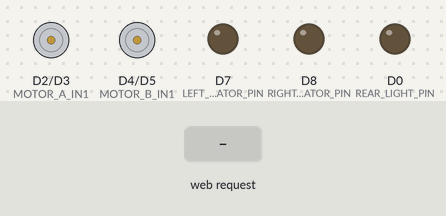
Bench run of a sketch on a simulated ESP8266 (NodeMCU). Shown: motor-driver pin pairs drawn as motors (green arrow = first pin HIGH = forward, orange = second pin HIGH = backward, longer = more drive, scaled by the enable pin), output pins drawn as LEDs (lit = HIGH). Dashed ring = blinking. Inputs (shaded band) come from the test bench. WiFi joins after 1.5 s; servers stay silent unless stated; what the sketch prints to the serial monitor is not drawn.

Above: at 2.7 s.
2.8 s: HTTP request GET /car?a=1 received
At 3.3 s:
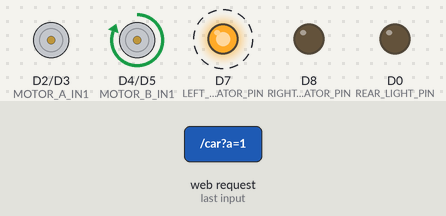
5.8 s: HTTP request GET /control?left=1 received
At 6.5 s:
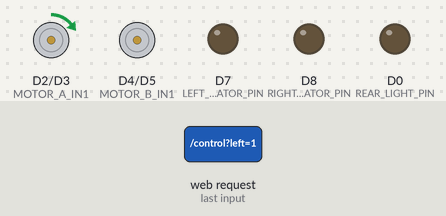
7.3 s: HTTP request GET /control?left=120 received
At 8.5 s:
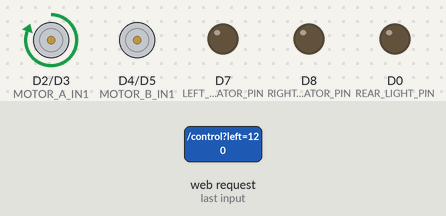
8.8 s: HTTP request GET /control?a=1&left=1&right=1 received
At 9.8 s:
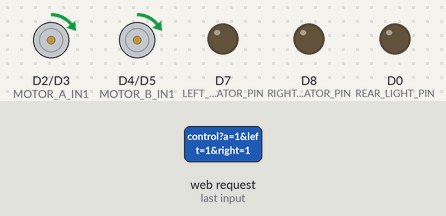
10.3 s: HTTP request GET /control?right=120 received
At 10.9 s:
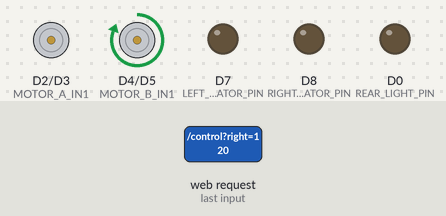
11.8 s: HTTP request GET /car?a=1&left=1&right=1 received
At 12.1 s:
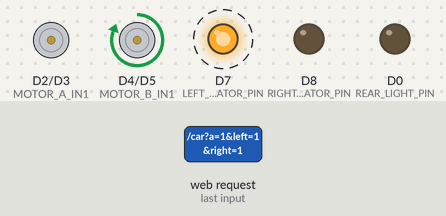
Timing chart, 0 to 15.8 s (numbered marks = the images above; inputs shaded):
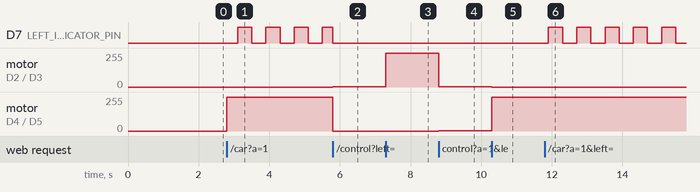

The sketch:

Hunter2.ino
```cpp
#include <ESP8266WiFi.h>
#include <ESP8266WebServer.h>

#include "src/config.h"
#include "src/motor_control.h"
#include "src/lights.h"
#include "src/web_interface.h"
#include "src/wifi_manager.h"

ESP8266WebServer server(80);

MotorController motors;
VehicleLights lights;
WebInterface web(server, motors, lights);

void setup() {
    Serial.begin(115200);

    motors.begin();
    lights.begin();

    connectToWiFi();

    web.begin();
    server.begin();

    Serial.println("HTTP server started");
}

void loop() {
    server.handleClient();
    lights.update();
}
```

secrets.h
```cpp
#pragma once

// Copy this file to secrets.h and enter your Wi-Fi credentials.
// Do not commit secrets.h to a public repository.
#define WIFI_SSID "EECS"
#define WIFI_PASSWORD "62996299"
```

lights.cpp
```cpp
#include "lights.h"
#include "config.h"

void VehicleLights::begin() {
  pinMode(LEFT_INDICATOR_PIN, OUTPUT);
  pinMode(RIGHT_INDICATOR_PIN, OUTPUT);
  pinMode(REAR_LIGHT_PIN, OUTPUT);

  digitalWrite(LEFT_INDICATOR_PIN, LOW);
  digitalWrite(RIGHT_INDICATOR_PIN, LOW);
  digitalWrite(REAR_LIGHT_PIN, LOW);
}

void VehicleLights::setIndicators(bool left, bool right) {
  leftEnabled = left;
  rightEnabled = right;

  if (!leftEnabled && !rightEnabled) {
    indicatorsOn = false;
    digitalWrite(LEFT_INDICATOR_PIN, LOW);
    digitalWrite(RIGHT_INDICATOR_PIN, LOW);
  }
}

void VehicleLights::setRearLight(bool enabled) {
  rearEnabled = enabled;
  digitalWrite(REAR_LIGHT_PIN, rearEnabled ? HIGH : LOW);
}

void VehicleLights::update() {
  const unsigned long now = millis();

  if (now - lastToggle < INDICATOR_INTERVAL_MS) {
    return;
  }

  lastToggle = now;
  indicatorsOn = !indicatorsOn;

  digitalWrite(LEFT_INDICATOR_PIN,
               leftEnabled && indicatorsOn ? HIGH : LOW);
  digitalWrite(RIGHT_INDICATOR_PIN,
               rightEnabled && indicatorsOn ? HIGH : LOW);
}
```

lights.h
```cpp
#pragma once

#include <Arduino.h>

class VehicleLights {
public:
  void begin();
  void setIndicators(bool left, bool right);
  void setRearLight(bool enabled);
  void update();

private:
  bool leftEnabled = false;
  bool rightEnabled = false;
  bool rearEnabled = false;
  bool indicatorsOn = false;
  unsigned long lastToggle = 0;
};
```

motor_control.cpp
```cpp
#include "motor_control.h"
#include "config.h"

void MotorController::begin() {
  pinMode(MOTOR_A_PWM, OUTPUT);
  pinMode(MOTOR_A_IN1, OUTPUT);
  pinMode(MOTOR_A_IN2, OUTPUT);

  pinMode(MOTOR_B_PWM, OUTPUT);
  pinMode(MOTOR_B_IN1, OUTPUT);
  pinMode(MOTOR_B_IN2, OUTPUT);

  stop();
}

void MotorController::setMotorSpeeds(
    uint8_t speedA, uint8_t inA1, uint8_t inA2,
    uint8_t speedB, uint8_t inB1, uint8_t inB2) {
  analogWrite(MOTOR_A_PWM, speedA);
  analogWrite(MOTOR_B_PWM, speedB);

  digitalWrite(MOTOR_A_IN1, inA1);
  digitalWrite(MOTOR_A_IN2, inA2);
  digitalWrite(MOTOR_B_IN1, inB1);
  digitalWrite(MOTOR_B_IN2, inB2);
}

void MotorController::stop() {
  setMotorSpeeds(0, LOW, LOW, 0, LOW, LOW);
}

void MotorController::setSpeed(int leftPercent, int rightPercent) {
  leftPercent = constrain(leftPercent, -100, 100);
  rightPercent = constrain(rightPercent, -100, 100);

  setMotorSpeeds(map(abs(leftPercent), 0, 100, 0, MAX_MOTOR_SPEED),
                 leftPercent > 0 ? HIGH : LOW,
                 leftPercent < 0 ? HIGH : LOW,
                 map(abs(rightPercent), 0, 100, 0, MAX_MOTOR_SPEED),
                 rightPercent > 0 ? HIGH : LOW,
                 rightPercent < 0 ? HIGH : LOW);
}

void MotorController::executeCommand(int command) {
  switch (command) {
    case 1: // Turn left
      setSpeed(0, 100);
      break;

    case 2: // Forward
      setSpeed(100, 100);
      break;

    case 3: // Turn right
      setSpeed(100, 0);
      break;

    case 4: // Sharp left
      setSpeed(-90, 90);
      break;

    case 5: // Stop
      stop();
      break;

    case 6: // Sharp right
      setSpeed(90, -90);
      break;

    case 7: // Reverse-left
      setSpeed(0, -100);
      break;

    case 8: // Reverse
      setSpeed(-90, -90);
      break;

    case 9: // Reverse-right
      setSpeed(-100, 0);
      break;

    default:
      stop();
      break;
  }
}
```

motor_control.h
```cpp
#pragma once

#include <Arduino.h>

class MotorController {
public:
  void begin();
  void setSpeed(int leftPercent, int rightPercent);
  void executeCommand(int command);
  void stop();

private:
  void setMotorSpeeds(uint8_t speedA, uint8_t inA1, uint8_t inA2,
                      uint8_t speedB, uint8_t inB1, uint8_t inB2);
};
```

web_interface.cpp
```cpp
#include "web_interface.h"

WebInterface::WebInterface(ESP8266WebServer& serverRef,
                           MotorController& motorRef,
                           VehicleLights& lightsRef)
    : server(serverRef), motors(motorRef), lights(lightsRef) {}

void WebInterface::begin() {
  server.on("/", [this]() { handleRoot(); });
  server.on("/car", [this]() { handleCar(); });
  server.on("/control", [this]() { handleControl(); });
  server.onNotFound([this]() { handleNotFound(); });
}

void WebInterface::handleRoot() {
  server.send(200, "text/html", makeControlPage());
}

void WebInterface::handleCar() {
  const int command = server.arg("a").toInt();

  motors.executeCommand(command);

  // Commands 1 and 4 indicate left; 3 and 6 indicate right.
  // Reverse commands turn on the rear light.
  const bool left = (command == 1 || command == 4);
  const bool right = (command == 3 || command == 6);
  const bool reverse = (command >= 7 && command <= 9);

  if (command == 2 || command == 5) {
    lights.setIndicators(false, false);
  } else {
    lights.setIndicators(left || reverse, right || reverse);
  }

  lights.setRearLight(reverse);

  server.send(200, "text/html", makeControlPage());
}

// Called by the Robot Controller app at ~16 Hz with differential-drive
// percentages in the -100..100 range (negative = reverse).
void WebInterface::handleControl() {
  const int left = constrain(server.arg("left").toInt(), -100, 100);
  const int right = constrain(server.arg("right").toInt(), -100, 100);

  motors.setSpeed(left, right);

  // Pivot turns light the indicators; a full stop clears them.
  const bool leftIndicator = left < 0 && right > 0;
  const bool rightIndicator = right < 0 && left > 0;
  const bool reverse = left < 0 && right < 0;

  lights.setIndicators(leftIndicator, rightIndicator);
  lights.setRearLight(reverse);

  server.send(200, "text/plain", "OK");
}

String WebInterface::makeControlPage() {
  String page;
  page.reserve(1800);

  page += F("<!doctype html><html><head><meta name='viewport' "
            "content='width=device-width,initial-scale=1'>");
  page += F("<title>Wi-Fi Robot Car</title>");
  page += F("<style>body{font-family:Arial;text-align:center}"
            "a{display:inline-block;margin:6px}"
            "button{width:82px;height:70px;font-size:24px}</style>");
  page += F("</head><body><h2>Wi-Fi Robot Car</h2>");

  const char* labels[] = {"↖", "↑", "↗", "←", "STOP", "→", "↙", "↓", "↘"};
  for (int i = 0; i < 9; ++i) {
    page += F("<a href='/car?a=");
    page += String(i + 1);
    page += F("'><button>");
    page += labels[i];
    page += F("</button></a>");
    if (i % 3 == 2) page += F("<br>");
  }

  page += F("</body></html>");
  return page;
}

void WebInterface::handleNotFound() {
  String message = F("404 - File Not Found\nURI: ");
  message += server.uri();
  message += F("\nMethod: ");
  message += (server.method() == HTTP_GET) ? "GET" : "POST";
  message += F("\nArguments: ");
  message += String(server.args());

  for (uint8_t i = 0; i < server.args(); ++i) {
    message += "\n";
    message += server.argName(i);
    message += ": ";
    message += server.arg(i);
  }

  server.send(404, "text/plain", message);
}
```

web_interface.h
```cpp
#pragma once

#include <ESP8266WebServer.h>
#include "motor_control.h"
#include "lights.h"

class WebInterface {
public:
  WebInterface(ESP8266WebServer& server,
               MotorController& motors,
               VehicleLights& lights);

  void begin();

private:
  ESP8266WebServer& server;
  MotorController& motors;
  VehicleLights& lights;

  void handleRoot();
  void handleCar();
  void handleControl();
  void handleNotFound();
  String makeControlPage();
};
```

wifi_manager.cpp
```cpp
#include <ESP8266WiFi.h>

#include "wifi_manager.h"
#include "../secrets.h"

void connectToWiFi() {
    WiFi.mode(WIFI_STA);
    WiFi.begin(WIFI_SSID, WIFI_PASSWORD);

    Serial.print("Connecting to Wi-Fi");

    while (WiFi.status() != WL_CONNECTED) {
        delay(500);
        Serial.print(".");
    }

    Serial.println();
    Serial.print("Connected to: ");
    Serial.println(WIFI_SSID);

    Serial.print("IP address: ");
    Serial.println(WiFi.localIP());
}
```

wifi_manager.h
```cpp
#pragma once

void connectToWiFi();
```

config.h
```cpp
#pragma once

#include <Arduino.h>

// Full PWM duty for a 100% drive command (ESP8266 analogWrite range)
constexpr uint8_t MAX_MOTOR_SPEED = 255;

// Motor driver (L298N)
constexpr uint8_t MOTOR_A_PWM = D1;
constexpr uint8_t MOTOR_A_IN1 = D2;
constexpr uint8_t MOTOR_A_IN2 = D3;

constexpr uint8_t MOTOR_B_IN1 = D4;
constexpr uint8_t MOTOR_B_IN2 = D5;
constexpr uint8_t MOTOR_B_PWM = D6;

// Indicator and rear light outputs
constexpr uint8_t LEFT_INDICATOR_PIN  = D7;
constexpr uint8_t RIGHT_INDICATOR_PIN = D8;
constexpr uint8_t REAR_LIGHT_PIN      = D0;

constexpr uint16_t INDICATOR_INTERVAL_MS = 400;
```

Measured:
- after the input at 2.8 s, D7 (LEFT_INDICATOR_PIN): alternates HIGH for 0.40 s and LOW for 0.40 s, starting after 0.30 s; motor on D4 (MOTOR_B_IN1) / D5 (MOTOR_B_IN2): stopped → forward 255/255 at once
- after the input at 5.8 s, motor on D2 (MOTOR_A_IN1) / D3 (MOTOR_A_IN2): stopped → forward 3/255 at once; motor on D4 (MOTOR_B_IN1) / D5 (MOTOR_B_IN2): forward 255/255 → stopped at once
- after the input at 7.3 s, motor on D2 (MOTOR_A_IN1) / D3 (MOTOR_A_IN2): forward 3/255 → forward 255/255 at once
- after the input at 8.8 s, motor on D2 (MOTOR_A_IN1) / D3 (MOTOR_A_IN2): forward 255/255 → forward 3/255 at once; motor on D4 (MOTOR_B_IN1) / D5 (MOTOR_B_IN2): stopped → forward 3/255 at once
- after the input at 10.3 s, motor on D2 (MOTOR_A_IN1) / D3 (MOTOR_A_IN2): forward 3/255 → stopped at once; motor on D4 (MOTOR_B_IN1) / D5 (MOTOR_B_IN2): forward 3/255 → forward 255/255 at once
- after the input at 11.8 s, D7 (LEFT_INDICATOR_PIN): alternates HIGH for 0.40 s and LOW for 0.40 s, starting after 0.11 s
